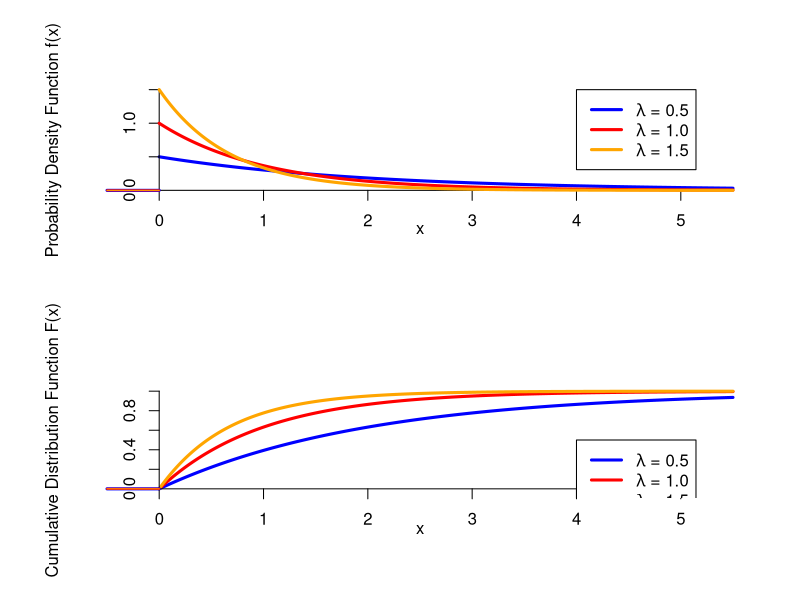

The R script that drew this image:
## ---- chunk 1
par(mfrow=c(2, 1), mgp=c(1, 1, 0))

t <- seq(0, 5.5, by=0.01)
plot(t, 0.5 * exp(-0.5 * t), type="l", lwd=3, col="blue", 
     xaxt="n", yaxt="n", bty="n",
     xlab="x", ylab="Probability Density Function f(x)", 
     xlim=c(-0.5, 5.5), ylim=c(-0.05, 1.55))
axis(1, pos=0)
axis(2, pos=0)
lines(t, exp(-t), type="l", lwd=3, col="red")
lines(t, 1.5 * exp(-1.5 * t), type="l", lwd=3, col="orange")
lines(c(-0.5, 0), c(0, 0), lwd=3, col="blue")
lines(c(-0.5, 0), c(0, 0), lwd=2, col="red")
lines(c(-0.5, 0), c(0, 0), lwd=1, col="orange")
legend(4, 1.5, 
       c(expression(paste(lambda, " = 0.5")), expression(paste(lambda, " = 1.0")), expression(paste(lambda, " = 1.5"))),
       lwd=3, col=c("blue", "red", "orange"))

plot(t, 1 - exp(-0.5 * t), type="l", lwd=3, col="blue",
     xaxt="n", yaxt="n", bty="n",
     xlab="x", ylab="Cumulative Distribution Function F(x)", 
     xlim=c(-0.5, 5.5), ylim=c(-0.05, 1.05))
lines(t, 1 - exp(-t), type="l", lwd=3, col="red")
lines(t, 1 - exp(-1.5 * t), type="l", lwd=3, col="orange")
axis(1, pos=0)
axis(2, pos=0)
lines(c(-0.5, 0), c(0, 0), lwd=3, col="blue")
lines(c(-0.5, 0), c(0, 0), lwd=2, col="red")
lines(c(-0.5, 0), c(0, 0), lwd=1, col="orange")
legend(4, 0.5, 
       c(expression(paste(lambda, " = 0.5")), expression(paste(lambda, " = 1.0")), expression(paste(lambda, " = 1.5"))),
       lwd=3, col=c("blue", "red", "orange"))
